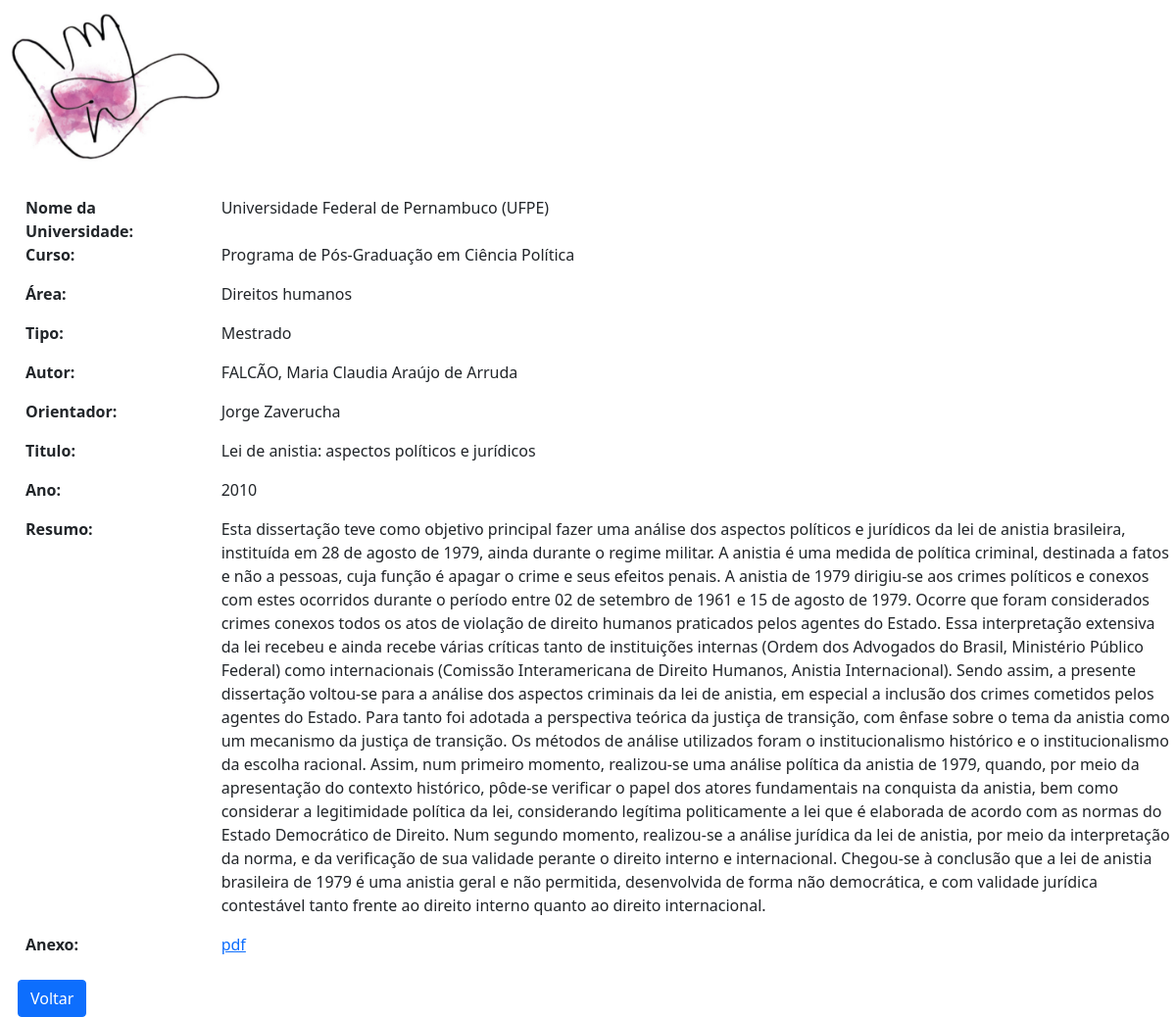
The app's page /detalhes.php?id=218 with its own data.
### tables this page shows
CREATE TABLE `tese_dissertacao` (
  `id` int(11) NOT NULL,
  `autor` varchar(255) NOT NULL,
  `orientador` varchar(255) NOT NULL,
  `tipo` varchar(255) NOT NULL,
  `curso` varchar(255) NOT NULL,
  `titulo` varchar(300) NOT NULL,
  `instituicao` varchar(255) NOT NULL,
  `classificacao_geral` varchar(255) NOT NULL,
  `resumo` longtext,
  `ano_defesa` int(11) NOT NULL,
  `pdf` varchar(8000) DEFAULT NULL
);

### detalhes.php (the view, shortened to what this page needs)
<?php
$my_option = $_GET["id"];
if( !empty($my_option) ){
    require_once "config.php";
    $sql = "SELECT * FROM tese_dissertacao WHERE id = ?";
    if($stmt = mysqli_prepare($conn, $sql)){
        mysqli_stmt_bind_param($stmt, "i", $param_id);
        if(mysqli_stmt_execute($stmt)){
            $result = mysqli_stmt_get_result($stmt);
            if(mysqli_num_rows($result) == 1){
                $row = mysqli_fetch_array($result, MYSQLI_ASSOC);
                $instituicao = $row['instituicao'];
                $curso = $row['curso'];
                $classificacao = $row['classificacao_geral'];
                $tipo = $row["tipo"];
                $autor = $row["autor"];
                $orientador = $row["orientador"];
                $titulo = $row["titulo"];
                $ano_defesa = $row["ano_defesa"];
                $resumo = $row["resumo"];
                $pdf = $row["pdf"];
            } else{
                header("location: error.php");
                exit();
            }
        } else{
            echo "Oops! Something went wrong. Please try again later.";
        }
    }
} else{
    header("location: error.php");
    exit();
}
?>
<!DOCTYPE html>
<html lang="en">
<head>
    <link href="bs5/css/bootstrap.css" rel="stylesheet">
</head>
<body>
    <div class="header mt-2">
      <img src="img/logodetalhes.jpeg" class="img-fluid" style="width:220px;height:160px;margin-bottom:20px; margin-left: 10px;">
    </div>
    <div class="row" style="margin-left:14px;margin-top: 12px;">
    <div class="col-md-2">
        <b>Nome da Universidade:</b>
    </div>
    <div class="col-md-10">
        <p><?= $instituicao ?></p>
    </div>
    <div class="col-md-2">
        <b>Curso:</b>
    </div>
    <div class="col-md-10">
        <p><?= $curso ?></p>
    </div>
    <div class="col-md-2">
        <b>Área:</b>
    </div>
    <div class="col-md-10">
        <p><?= $classificacao ?></p>
    </div>
    <div class="col-md-2">
        <b>Tipo:</b>
    </div>
    <div class="col-md-10">
        <p><?= $tipo ?></p>
    </div>
    <div class="col-md-2">
        <b>Autor:</b>
    </div>
    <div class="col-md-10">
        <p><?= $autor ?></p>
    </div>
    <div class="col-md-2">
        <b>Orientador:</b>
    </div>
    <div class="col-md-10">
        <p><?= $orientador ?></p>
    </div>
    <div class="col-md-2">
        <b>Titulo:</b>
    </div>
    <div class="col-md-10">
        <p><?= $titulo ?></p>
    </div>
    <div class="col-md-2">
        <b>Ano:</b>
    </div>
    <div class="col-md-10">
        <p><?= $ano_defesa ?></p>
    </div>
    <div class="col-md-2">
        <b>Resumo:</b>
    </div>
    <div class="col-md-10">
        <p><?= $resumo ?></p>
    </div>
    <div class="col-md-2">
        <b>Anexo:</b>
    </div>
    <div class="col-md-10">
      <a href="<?=$pdf; ?>">pdf</a>
    </div>
  </div>
  <br>
  <a href="index.php" class="btn btn-primary" style="margin-left: 18px">Voltar</a>
</body>
</html>

### records on screen
tese_dissertacao: instituicao "Universidade Federal de Pernambuco (UFPE)", curso "Programa de Pós-Graduação em Ciência Política", classificacao_geral "Direitos humanos", tipo "Mestrado", autor "FALCÃO, Maria Claudia Araújo de Arruda", orientador "Jorge Zaverucha", titulo "Lei de anistia: aspectos políticos e jurídicos", ano_defesa "2010", resumo "Esta dissertação teve como objetivo principal fazer uma análise dos aspectos políticos e jurídicos da lei de anistia brasileira, instituída em 28 de agosto de 1979, ainda durante o regime militar. A anistia é uma medida de política criminal, destinada a fatos e não a pessoas, cuja função é apagar o crime e seus efeitos penais. A anistia de 1979 dirigiu-se aos crimes políticos e conexos com estes ocorridos durante o período entre 02 de setembro de 1961 e 15 de agosto de 1979. Ocorre que foram considerados crimes conexos todos os atos de violação de direito humanos praticados pelos agentes do Estado. Essa interpretação extensiva da lei recebeu e ainda recebe várias críticas tanto de…"
